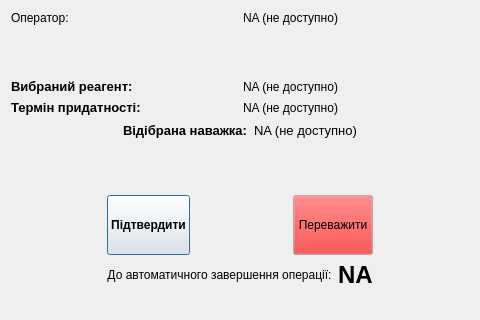
<?xml version="1.0" encoding="UTF-8"?>
<ui version="4.0">
 <class>confirmDlg</class>
 <widget class="QDialog" name="confirmDlg">
  <property name="geometry">
   <rect>
    <x>0</x>
    <y>0</y>
    <width>480</width>
    <height>320</height>
   </rect>
  </property>
  <property name="windowTitle">
   <string>Reagents and hardware - Confirmation</string>
  </property>
  <layout class="QVBoxLayout" name="verticalLayout_2">
   <item>
    <layout class="QHBoxLayout" name="horizontalLayout_6">
     <item>
      <widget class="QLabel" name="operatorNameLabel">
       <property name="text">
        <string>Оператор:</string>
       </property>
      </widget>
     </item>
     <item>
      <widget class="QLabel" name="operatorNameHolders4">
       <property name="text">
        <string>NA (не доступно)</string>
       </property>
      </widget>
     </item>
    </layout>
   </item>
   <item>
    <spacer name="verticalSpacer_2">
     <property name="orientation">
      <enum>Qt::Vertical</enum>
     </property>
     <property name="sizeHint" stdset="0">
      <size>
       <width>18</width>
       <height>4</height>
      </size>
     </property>
    </spacer>
   </item>
   <item>
    <layout class="QVBoxLayout" name="verticalLayout">
     <item>
      <layout class="QHBoxLayout" name="horizontalLayout">
       <item>
        <widget class="QLabel" name="srLabel">
         <property name="font">
          <font>
           <pointsize>10</pointsize>
           <weight>75</weight>
           <bold>true</bold>
          </font>
         </property>
         <property name="text">
          <string>&lt;html&gt;&lt;head/&gt;&lt;body&gt;&lt;p&gt;&lt;span style=&quot; font-weight:600;&quot;&gt;Вибраний реагент:&lt;/span&gt;&lt;/p&gt;&lt;/body&gt;&lt;/html&gt;</string>
         </property>
        </widget>
       </item>
       <item>
        <widget class="QLabel" name="selectedReagentLabel">
         <property name="text">
          <string>NA (не доступно)</string>
         </property>
        </widget>
       </item>
      </layout>
     </item>
     <item>
      <layout class="QHBoxLayout" name="horizontalLayout_3">
       <item>
        <widget class="QLabel" name="edLabel">
         <property name="font">
          <font>
           <pointsize>10</pointsize>
           <weight>75</weight>
           <bold>true</bold>
          </font>
         </property>
         <property name="text">
          <string>Термін придатності:</string>
         </property>
        </widget>
       </item>
       <item>
        <widget class="QLabel" name="expirationDateLabel">
         <property name="text">
          <string>NA (не доступно)</string>
         </property>
        </widget>
       </item>
      </layout>
     </item>
    </layout>
   </item>
   <item>
    <layout class="QHBoxLayout" name="horizontalLayout_8">
     <item>
      <spacer name="horizontalSpacer_4">
       <property name="orientation">
        <enum>Qt::Horizontal</enum>
       </property>
       <property name="sizeHint" stdset="0">
        <size>
         <width>40</width>
         <height>20</height>
        </size>
       </property>
      </spacer>
     </item>
     <item>
      <layout class="QHBoxLayout" name="horizontalLayout_5">
       <item>
        <widget class="QLabel" name="saLabel">
         <property name="text">
          <string>&lt;html&gt;&lt;head/&gt;&lt;body&gt;&lt;p&gt;&lt;span style=&quot; font-size:10pt; font-weight:600;&quot;&gt;Відібрана наважка:&lt;/span&gt;&lt;/p&gt;&lt;/body&gt;&lt;/html&gt;</string>
         </property>
        </widget>
       </item>
       <item>
        <widget class="QLabel" name="weightedAmountLabel">
         <property name="text">
          <string>&lt;html&gt;&lt;head/&gt;&lt;body&gt;&lt;p&gt;&lt;span style=&quot; font-size:10pt;&quot;&gt;NA (не доступно)&lt;/span&gt;&lt;/p&gt;&lt;/body&gt;&lt;/html&gt;</string>
         </property>
        </widget>
       </item>
      </layout>
     </item>
     <item>
      <spacer name="horizontalSpacer_5">
       <property name="orientation">
        <enum>Qt::Horizontal</enum>
       </property>
       <property name="sizeHint" stdset="0">
        <size>
         <width>40</width>
         <height>20</height>
        </size>
       </property>
      </spacer>
     </item>
    </layout>
   </item>
   <item>
    <spacer name="verticalSpacer">
     <property name="orientation">
      <enum>Qt::Vertical</enum>
     </property>
     <property name="sizeHint" stdset="0">
      <size>
       <width>18</width>
       <height>36</height>
      </size>
     </property>
    </spacer>
   </item>
   <item>
    <layout class="QHBoxLayout" name="horizontalLayout_7">
     <item>
      <spacer name="horizontalSpacer_2">
       <property name="orientation">
        <enum>Qt::Horizontal</enum>
       </property>
       <property name="sizeHint" stdset="0">
        <size>
         <width>40</width>
         <height>20</height>
        </size>
       </property>
      </spacer>
     </item>
     <item>
      <widget class="QPushButton" name="acceptPushButton">
       <property name="minimumSize">
        <size>
         <width>0</width>
         <height>60</height>
        </size>
       </property>
       <property name="font">
        <font>
         <weight>75</weight>
         <bold>true</bold>
        </font>
       </property>
       <property name="focusPolicy">
        <enum>Qt::ClickFocus</enum>
       </property>
       <property name="toolTip">
        <string>&lt;html&gt;&lt;head/&gt;&lt;body&gt;&lt;p&gt;&lt;span style=&quot; font-weight:400;&quot;&gt;Натисніть, щоб підтвердити використання реактиву! &lt;/span&gt;Зміни будуть внесені в базу даних!&lt;/p&gt;&lt;/body&gt;&lt;/html&gt;</string>
       </property>
       <property name="autoFillBackground">
        <bool>false</bool>
       </property>
       <property name="text">
        <string>Підтвердити</string>
       </property>
      </widget>
     </item>
     <item>
      <spacer name="horizontalSpacer">
       <property name="orientation">
        <enum>Qt::Horizontal</enum>
       </property>
       <property name="sizeHint" stdset="0">
        <size>
         <width>40</width>
         <height>20</height>
        </size>
       </property>
      </spacer>
     </item>
     <item>
      <widget class="QPushButton" name="reweightPushButton">
       <property name="minimumSize">
        <size>
         <width>0</width>
         <height>60</height>
        </size>
       </property>
       <property name="palette">
        <palette>
         <active>
          <colorrole role="Button">
           <brush brushstyle="SolidPattern">
            <color alpha="255">
             <red>255</red>
             <green>0</green>
             <blue>0</blue>
            </color>
           </brush>
          </colorrole>
         </active>
         <inactive>
          <colorrole role="Button">
           <brush brushstyle="SolidPattern">
            <color alpha="255">
             <red>255</red>
             <green>0</green>
             <blue>0</blue>
            </color>
           </brush>
          </colorrole>
         </inactive>
         <disabled>
          <colorrole role="Button">
           <brush brushstyle="SolidPattern">
            <color alpha="255">
             <red>255</red>
             <green>0</green>
             <blue>0</blue>
            </color>
           </brush>
          </colorrole>
         </disabled>
        </palette>
       </property>
       <property name="font">
        <font>
         <weight>50</weight>
         <bold>false</bold>
        </font>
       </property>
       <property name="focusPolicy">
        <enum>Qt::ClickFocus</enum>
       </property>
       <property name="toolTip">
        <string>&lt;html&gt;&lt;head/&gt;&lt;body&gt;&lt;p&gt;Натисніть, щоб повторити процедуру зважування! Вам буде запропоновано вибрати причину необхідності переважування!&lt;/p&gt;&lt;/body&gt;&lt;/html&gt;</string>
       </property>
       <property name="text">
        <string>Переважити</string>
       </property>
      </widget>
     </item>
     <item>
      <spacer name="horizontalSpacer_3">
       <property name="orientation">
        <enum>Qt::Horizontal</enum>
       </property>
       <property name="sizeHint" stdset="0">
        <size>
         <width>40</width>
         <height>20</height>
        </size>
       </property>
      </spacer>
     </item>
    </layout>
   </item>
   <item>
    <layout class="QHBoxLayout" name="horizontalLayout_10">
     <item>
      <spacer name="horizontalSpacer_6">
       <property name="orientation">
        <enum>Qt::Horizontal</enum>
       </property>
       <property name="sizeHint" stdset="0">
        <size>
         <width>40</width>
         <height>20</height>
        </size>
       </property>
      </spacer>
     </item>
     <item>
      <layout class="QHBoxLayout" name="horizontalLayout_9">
       <item>
        <widget class="QLabel" name="cLabel">
         <property name="text">
          <string>До автоматичного завершення операції:</string>
         </property>
         <property name="alignment">
          <set>Qt::AlignCenter</set>
         </property>
        </widget>
       </item>
       <item>
        <widget class="QLabel" name="countdownLabel">
         <property name="text">
          <string>&lt;html&gt;&lt;head/&gt;&lt;body&gt;&lt;p&gt;&lt;span style=&quot; font-size:18pt; font-weight:600;&quot;&gt;NA&lt;/span&gt;&lt;/p&gt;&lt;/body&gt;&lt;/html&gt;</string>
         </property>
        </widget>
       </item>
      </layout>
     </item>
     <item>
      <spacer name="horizontalSpacer_7">
       <property name="orientation">
        <enum>Qt::Horizontal</enum>
       </property>
       <property name="sizeHint" stdset="0">
        <size>
         <width>40</width>
         <height>20</height>
        </size>
       </property>
      </spacer>
     </item>
    </layout>
   </item>
   <item>
    <widget class="QLabel" name="logoLabel">
     <property name="text">
      <string/>
     </property>
     <property name="pixmap">
      <pixmap resource="reagentterminal.qrc">:/Icons/uflogo.png</pixmap>
     </property>
     <property name="alignment">
      <set>Qt::AlignRight|Qt::AlignTrailing|Qt::AlignVCenter</set>
     </property>
    </widget>
   </item>
  </layout>
  <zorder>logoLabel</zorder>
  <zorder>verticalSpacer</zorder>
  <zorder>verticalSpacer_2</zorder>
 </widget>
 <resources>
  <include location="reagentterminal.qrc"/>
 </resources>
 <connections/>
</ui>
